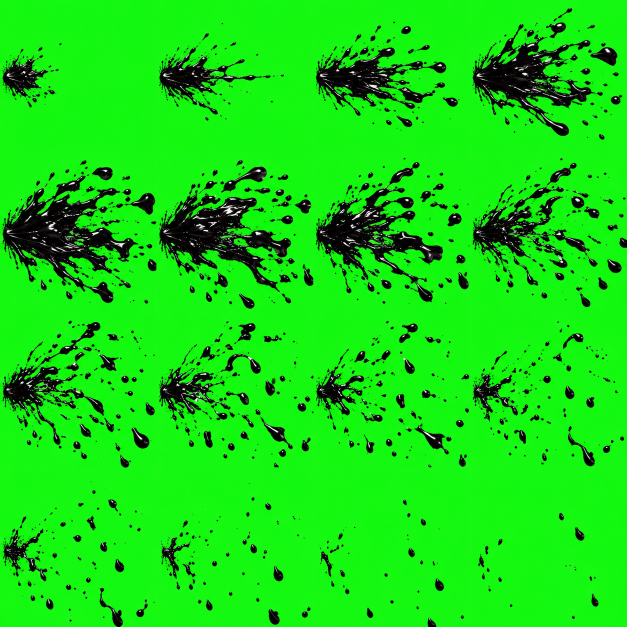
#> input picture tools/texgen/atlas_src/atlas36_ink_spray.png, 1254 x 1254 px (shown at 1/2 size)
$ python process36.py
#> lines starting #> are read from the running program, lines starting #| are printed output that depends on the picture
"""Атлас 36: брызги удара, 16 кадров — тушь на зелёном (в игре красится в кровь), вылет вправо из левого края по центру.
→ FX/blood_spray.png (4×4 по 256, серая маска с глянцем, как в process7). usage: python3 process36.py"""
import numpy as np
from PIL import Image
src = np.asarray(Image.open('atlas_src/atlas36_ink_spray.png').convert('RGB')).astype(np.float32) / 255
G = [0, 313, 627, 940, 1254]
def key(c):
    m = c[..., 1] - np.maximum(c[..., 0], c[..., 2])
    a = np.clip((0.8 - m) / (0.8 - 0.12), 0, 1)
    rgb = np.clip((c - (1 - a[..., None]) * np.array([0, 1, 0])) / np.maximum(a[..., None], 1e-3), 0, 1)
    rgb[..., 1] = np.minimum(rgb[..., 1], np.maximum(rgb[..., 0], rgb[..., 2]))
    return rgb, a
S = Image.new('RGBA', (1024, 1024), (0, 0, 0, 0))
#> S: PIL image 1024x1024 RGBA; every value is 0
for i in range(16):
    r, c = divmod(i, 4)
    cc = src[G[r]:G[r + 1], G[c]:G[c + 1]]
    rgb, a = key(cc)
    h, w = a.shape; yy, xx = np.mgrid[0:h, 0:w]
    a = a * np.clip(np.minimum.reduce([xx + 3, yy, w - 1 - xx, h - 1 - yy]) / 4.0, 0, 1)   # левый край не гасим — там исток
    v = np.clip(0.55 + 0.9 * rgb.mean(-1), 0, 1)
    S.paste(Image.fromarray((np.dstack([v, v, v, a]) * 255 + 0.5).astype(np.uint8), 'RGBA').resize((256, 256), Image.LANCZOS), (c * 256, r * 256))
#> this loop made 16 passes
#> pass 1, `cc = src[G[r]:G[r + 1], G[c]:G[c + 1]]`:
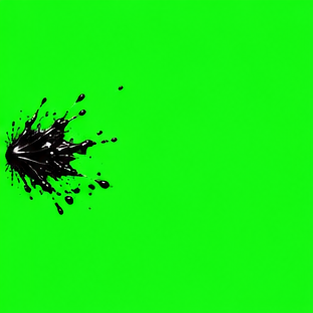
#> cc: shape (313, 313, 3) float32; mean R, G, B 0.0787, 0.934, 0.0648
#> pass 1, in key, `m = c[..., 1] - np.maximum(c[..., 0], c[..., 2])`:
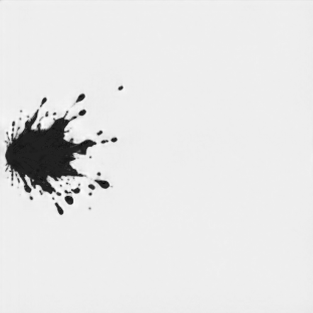
#> m: shape (313, 313) float32; min -0.149, max 0.969, mean 0.856; drawn with min black and max white
#> pass 1, in key, `a = np.clip((0.8 - m) / (0.8 - 0.12), 0, 1)`:
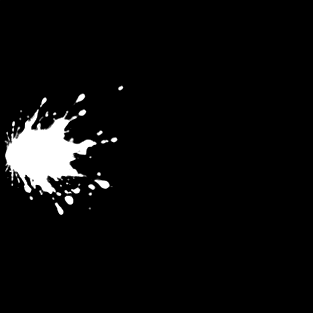
#> a: shape (313, 313) float32; min 0, max 1, mean 0.0444
#> pass 1, in key, `rgb = np.clip((c - (1 - a[..., None]) * np.array([0, 1, 0])) / np.maxi..`:
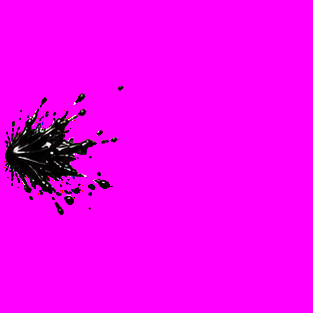
#> rgb: shape (313, 313, 3) float64; mean R, G, B 0.956, 0.00554, 0.955
#> after the loop:
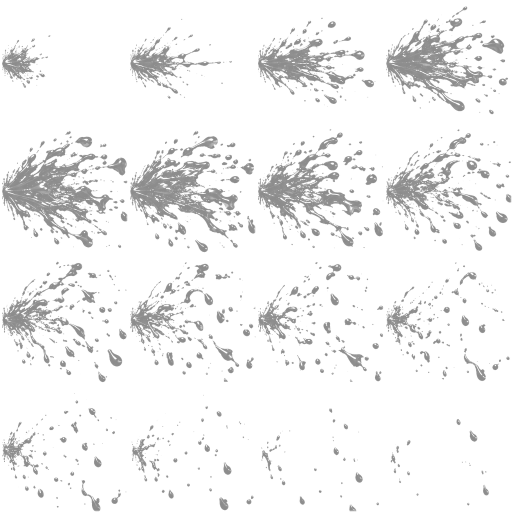
#> S: PIL image 1024x1024 RGBA (shown at 1/2 size); mean R, G, B, A 33.4, 33.4, 33.4, 35.5; transparent parts drawn white
#> after the loop:
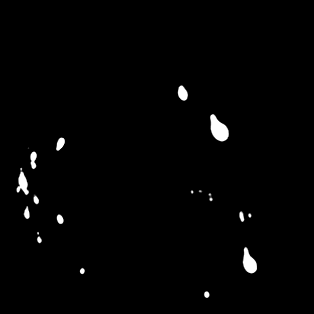
#> a: shape (314, 314) float64; min 0, max 1, mean 0.0125
#> after the loop:
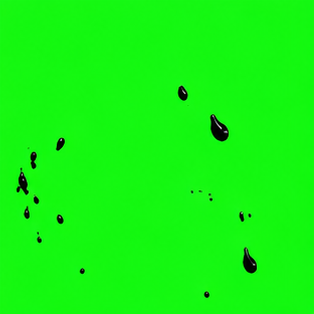
#> cc: shape (314, 314, 3) float32; mean R, G, B 0.0782, 0.962, 0.064
S.save('../../Assets/_Project/Resources/FX/blood_spray.png'); print('ok')
#| ok
